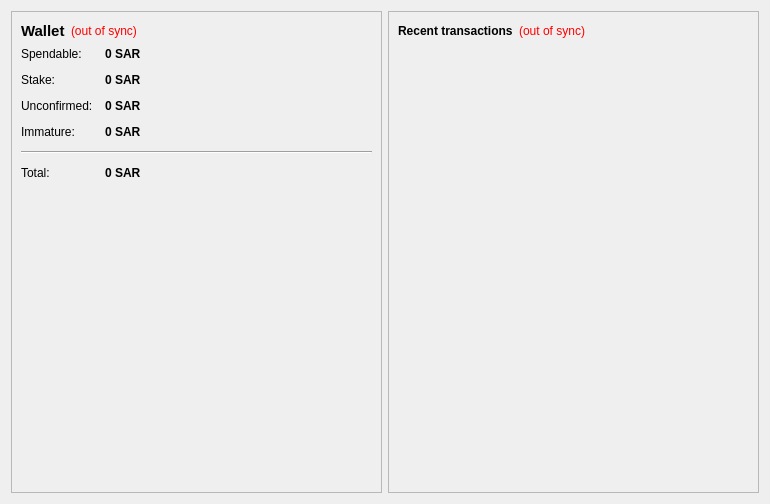
<?xml version="1.0" encoding="UTF-8"?>
<ui version="4.0">
 <class>OverviewPage</class>
 <widget class="QWidget" name="OverviewPage">
  <property name="geometry">
   <rect>
    <x>0</x>
    <y>0</y>
    <width>770</width>
    <height>504</height>
   </rect>
  </property>
  <property name="windowTitle">
   <string>Form</string>
  </property>
  <layout class="QHBoxLayout" name="horizontalLayout" stretch="1,1">
   <item>
    <layout class="QVBoxLayout" name="verticalLayout_2">
     <item>
      <widget class="QFrame" name="frame">
       <property name="frameShape">
        <enum>QFrame::StyledPanel</enum>
       </property>
       <property name="frameShadow">
        <enum>QFrame::Raised</enum>
       </property>
       <layout class="QVBoxLayout" name="verticalLayout_4">
        <item>
         <layout class="QHBoxLayout" name="horizontalLayout_4">
          <item>
           <widget class="QLabel" name="label_5">
            <property name="font">
             <font>
              <pointsize>11</pointsize>
              <weight>75</weight>
              <bold>true</bold>
             </font>
            </property>
            <property name="text">
             <string>Wallet</string>
            </property>
           </widget>
          </item>
          <item>
           <widget class="QLabel" name="labelWalletStatus">
            <property name="toolTip">
             <string>The displayed information may be out of date. Your wallet automatically synchronizes with the sarcoin network after a connection is established, but this process has not completed yet.</string>
            </property>
            <property name="styleSheet">
             <string notr="true">QLabel { color: red; }</string>
            </property>
            <property name="text">
             <string notr="true">(out of sync)</string>
            </property>
            <property name="alignment">
             <set>Qt::AlignLeading|Qt::AlignLeft|Qt::AlignVCenter</set>
            </property>
           </widget>
          </item>
          <item>
           <spacer name="horizontalSpacer_2">
            <property name="orientation">
             <enum>Qt::Horizontal</enum>
            </property>
            <property name="sizeHint" stdset="0">
             <size>
              <width>40</width>
              <height>20</height>
             </size>
            </property>
           </spacer>
          </item>
         </layout>
        </item>
        <item>
         <layout class="QFormLayout" name="formLayout_2">
          <property name="fieldGrowthPolicy">
           <enum>QFormLayout::AllNonFixedFieldsGrow</enum>
          </property>
          <property name="horizontalSpacing">
           <number>12</number>
          </property>
          <property name="verticalSpacing">
           <number>12</number>
          </property>
          <item row="0" column="0">
           <widget class="QLabel" name="label">
            <property name="text">
             <string>Spendable:</string>
            </property>
           </widget>
          </item>
          <item row="0" column="1">
           <widget class="QLabel" name="labelBalance">
            <property name="font">
             <font>
              <weight>75</weight>
              <bold>true</bold>
             </font>
            </property>
            <property name="cursor">
             <cursorShape>IBeamCursor</cursorShape>
            </property>
            <property name="toolTip">
             <string>Your current spendable balance</string>
            </property>
            <property name="text">
             <string notr="true">0 SAR</string>
            </property>
            <property name="textInteractionFlags">
             <set>Qt::LinksAccessibleByMouse|Qt::TextSelectableByKeyboard|Qt::TextSelectableByMouse</set>
            </property>
           </widget>
          </item>
          <item row="1" column="0">
           <widget class="QLabel" name="label_6">
            <property name="text">
             <string>Stake:</string>
            </property>
           </widget>
          </item>
          <item row="1" column="1">
           <widget class="QLabel" name="labelStake">
            <property name="font">
             <font>
              <weight>75</weight>
              <bold>true</bold>
             </font>
            </property>
            <property name="cursor">
             <cursorShape>IBeamCursor</cursorShape>
            </property>
            <property name="toolTip">
             <string>Total of coins that was staked, and do not yet count toward the current balance</string>
            </property>
            <property name="text">
             <string notr="true">0 SAR</string>
            </property>
            <property name="textInteractionFlags">
             <set>Qt::LinksAccessibleByMouse|Qt::TextSelectableByKeyboard|Qt::TextSelectableByMouse</set>
            </property>
           </widget>
          </item>
          <item row="2" column="0">
           <widget class="QLabel" name="label_3">
            <property name="text">
             <string>Unconfirmed:</string>
            </property>
           </widget>
          </item>
          <item row="2" column="1">
           <widget class="QLabel" name="labelUnconfirmed">
            <property name="font">
             <font>
              <weight>75</weight>
              <bold>true</bold>
             </font>
            </property>
            <property name="cursor">
             <cursorShape>IBeamCursor</cursorShape>
            </property>
            <property name="toolTip">
             <string>Total of transactions that have yet to be confirmed, and do not yet count toward the current balance</string>
            </property>
            <property name="text">
             <string notr="true">0 SAR</string>
            </property>
            <property name="textInteractionFlags">
             <set>Qt::LinksAccessibleByMouse|Qt::TextSelectableByKeyboard|Qt::TextSelectableByMouse</set>
            </property>
           </widget>
          </item>
          <item row="3" column="0">
           <widget class="QLabel" name="labelImmatureText">
            <property name="text">
             <string>Immature:</string>
            </property>
           </widget>
          </item>
          <item row="3" column="1">
           <widget class="QLabel" name="labelImmature">
            <property name="font">
             <font>
              <weight>75</weight>
              <bold>true</bold>
             </font>
            </property>
            <property name="toolTip">
             <string>Mined balance that has not yet matured</string>
            </property>
            <property name="text">
             <string notr="true">0 SAR</string>
            </property>
            <property name="textInteractionFlags">
             <set>Qt::LinksAccessibleByMouse|Qt::TextSelectableByKeyboard|Qt::TextSelectableByMouse</set>
            </property>
           </widget>
          </item>
          <item row="4" column="0" colspan="2">
           <widget class="Line" name="line">
            <property name="orientation">
             <enum>Qt::Horizontal</enum>
            </property>
           </widget>
          </item>
          <item row="5" column="0">
           <widget class="QLabel" name="labelTotalText">
            <property name="text">
             <string>Total:</string>
            </property>
           </widget>
          </item>
          <item row="5" column="1">
           <widget class="QLabel" name="labelTotal">
            <property name="font">
             <font>
              <weight>75</weight>
              <bold>true</bold>
             </font>
            </property>
            <property name="cursor">
             <cursorShape>IBeamCursor</cursorShape>
            </property>
            <property name="toolTip">
             <string>Your current total balance</string>
            </property>
            <property name="text">
             <string notr="true">0 SAR</string>
            </property>
            <property name="textInteractionFlags">
             <set>Qt::LinksAccessibleByMouse|Qt::TextSelectableByKeyboard|Qt::TextSelectableByMouse</set>
            </property>
           </widget>
          </item>
         </layout>
        </item>
        <item>
         <spacer name="verticalSpacer">
          <property name="orientation">
           <enum>Qt::Vertical</enum>
          </property>
          <property name="sizeHint" stdset="0">
           <size>
            <width>20</width>
            <height>20</height>
           </size>
          </property>
         </spacer>
        </item>
        <item>
         <widget class="QLabel" name="label_2">
          <property name="minimumSize">
           <size>
            <width>300</width>
            <height>177</height>
           </size>
          </property>
          <property name="text">
           <string>&lt;html&gt;&lt;head/&gt;&lt;body&gt;&lt;p align=&quot;center&quot;&gt;&lt;a href=&quot;https://sarcoinit.com&quot;&gt;&lt;span style=&quot; text-decoration: underline; color:#0000ff;&quot;&gt;&lt;img src=&quot;:/images/wallet&quot;/&gt;&lt;/span&gt;&lt;/a&gt;&lt;/p&gt;&lt;/body&gt;&lt;/html&gt;</string>
          </property>
         </widget>
        </item>
        <item>
         <spacer name="verticalSpacer_3">
          <property name="orientation">
           <enum>Qt::Vertical</enum>
          </property>
          <property name="sizeHint" stdset="0">
           <size>
            <width>20</width>
            <height>10</height>
           </size>
          </property>
         </spacer>
        </item>
       </layout>
      </widget>
     </item>
    </layout>
   </item>
   <item>
    <layout class="QVBoxLayout" name="verticalLayout_3">
     <item>
      <widget class="QFrame" name="frame_2">
       <property name="frameShape">
        <enum>QFrame::StyledPanel</enum>
       </property>
       <property name="frameShadow">
        <enum>QFrame::Raised</enum>
       </property>
       <layout class="QVBoxLayout" name="verticalLayout">
        <item>
         <layout class="QHBoxLayout" name="horizontalLayout_2">
          <item>
           <widget class="QLabel" name="label_4">
            <property name="text">
             <string>&lt;b&gt;Recent transactions&lt;/b&gt;</string>
            </property>
           </widget>
          </item>
          <item>
           <widget class="QLabel" name="labelTransactionsStatus">
            <property name="toolTip">
             <string>The displayed information may be out of date. Your wallet automatically synchronizes with the sarcoin network after a connection is established, but this process has not completed yet.</string>
            </property>
            <property name="styleSheet">
             <string notr="true">QLabel { color: red; }</string>
            </property>
            <property name="text">
             <string notr="true">(out of sync)</string>
            </property>
            <property name="alignment">
             <set>Qt::AlignRight|Qt::AlignTrailing|Qt::AlignVCenter</set>
            </property>
           </widget>
          </item>
          <item>
           <spacer name="horizontalSpacer">
            <property name="orientation">
             <enum>Qt::Horizontal</enum>
            </property>
            <property name="sizeHint" stdset="0">
             <size>
              <width>40</width>
              <height>20</height>
             </size>
            </property>
           </spacer>
          </item>
         </layout>
        </item>
        <item>
         <widget class="QListView" name="listTransactions">
          <property name="styleSheet">
           <string notr="true">QListView { background: transparent; }</string>
          </property>
          <property name="frameShape">
           <enum>QFrame::NoFrame</enum>
          </property>
          <property name="verticalScrollBarPolicy">
           <enum>Qt::ScrollBarAlwaysOff</enum>
          </property>
          <property name="horizontalScrollBarPolicy">
           <enum>Qt::ScrollBarAlwaysOff</enum>
          </property>
          <property name="selectionMode">
           <enum>QAbstractItemView::NoSelection</enum>
          </property>
         </widget>
        </item>
       </layout>
      </widget>
     </item>
    </layout>
   </item>
  </layout>
 </widget>
 <resources>
  <include location="../bitcoin.qrc"/>
 </resources>
 <connections/>
</ui>
